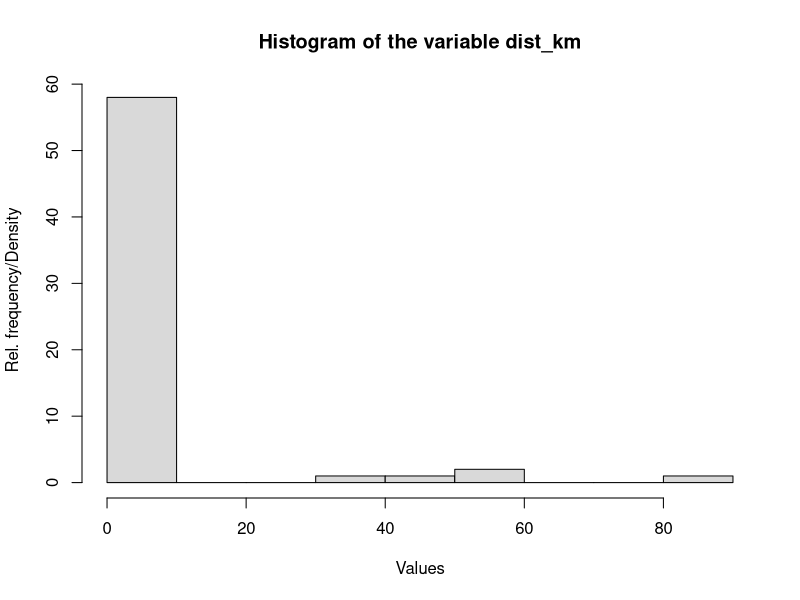
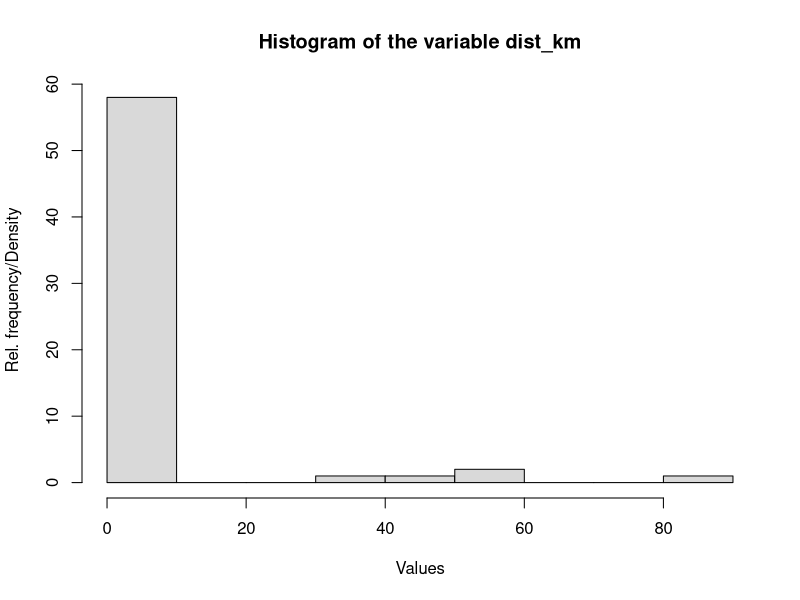
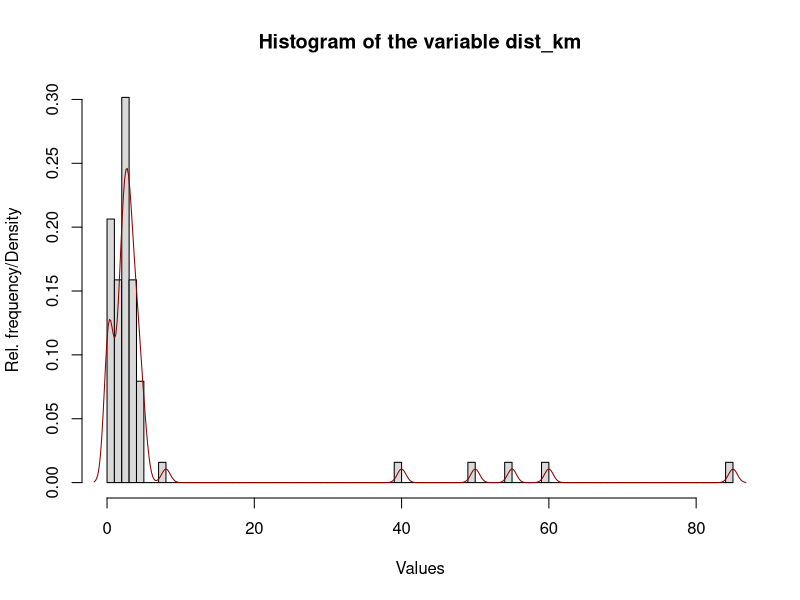
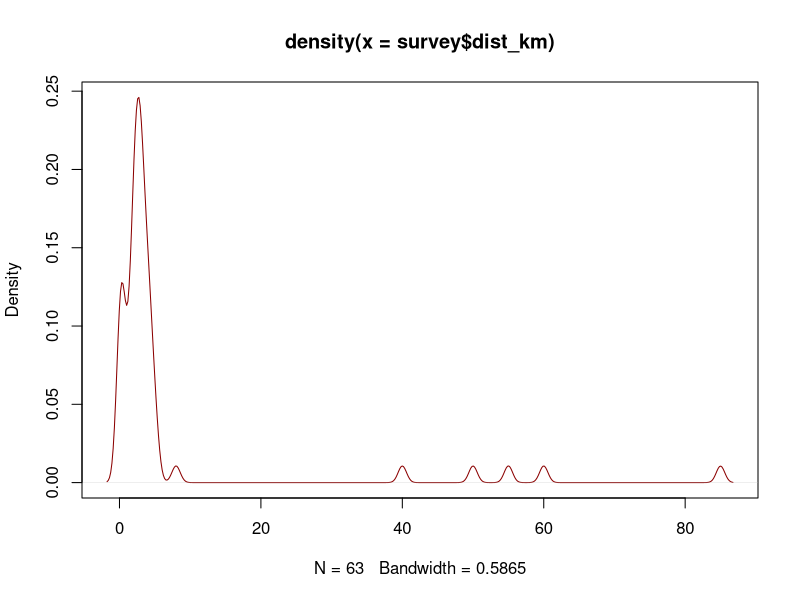

R code for these plots, in order:
# Statistics Tutorial - Day 5 - Walkthrough

# Created By: Prabesh Dhakal on 12.05.2019 
# Last Edited: 13.05.2019

#### Goals: #### 
#     (i)  Load a data from the local storage
#     (ii) Perform Chi-Square Test of Independence
#     (iii)  Perform a Shapiro-Wilk's Test of Normality


#### Section I ----------------------------------------------------------------

# Set your working directory
setwd("C:/Users/prabe/Google Drive/02_Work/05_Teaching/2019-Statistics Tutorial/Day 6  - Res")


#### 1. Read the data file ####
survey <- read.csv('Survey_Chi-Sq_data.csv', encoding = 'utf-8')
colnames(survey) <- c('tutor', 'mood', 'dist_km')

# Check out the data
head(survey) # check the first 5 rows
str(survey) # check the structure
summary(survey) # perform summary statistics on the data frame


#### 2. Chi-Square Test for Independence ####
# H0 : The two variables are (stochastically) independent
# H1 : The two variables are related

# 2.1 Create a contingency table
contingency_table <- table(survey$tutor, survey$mood)
View(contingency_table) # Check how the cont. table looks like

# 2.2 Calculate X2 statistic
chisq.test(contingency_table) 
# the p-value smaller than 0.05 : we reject the H0
# ==> the two variables are related

# 2.3 R does all the work for you:
# you could skip 2.1 and 2.2 altogether (saves time and effort)
chisq.test(survey$tutor, survey$mood)


#### 3. Shapiro-Wilk's Test of Normality ####
# Only applies to data set with observation between 3 and 5000

# In Shapiro-Wilk's Test:
# H0 :  the population is normally distributed
# H1 :  the population is not normally distributed

shapiro.test(survey$dist_km)
# The p-value is (a lot) smaller than 0.05 : we reject the H0
# ==> the population is not normally distributed


# CAUTION!! THIS TEST IS NOT ROBUST FOR DATA SMALLER THAN ~ 20 and BIGGER THAN ~80
# ANOTHER APPROACH, SEE BELOW:

hist(survey$dist_km,
     col = 'gray85',
     main = 'Histogram of the variable dist_km',
     xlab = 'Values',
     ylab = 'Rel. frequency/Density')

hist(survey$dist_km,
     col = 'gray85',
     main = 'Histogram of the variable dist_km',
     xlab = 'Values',
     ylab = 'Rel. frequency/Density')





##### Misc. ####
# Density plot overlapped onto a histogram
hist(survey$dist_km, 
     breaks = 100,
     freq = FALSE,
     col = 'gray85',
     main = 'Histogram of the variable dist_km',
     xlab = 'Values',
     ylab = 'Rel. frequency/Density')
lines(density(survey$dist_km), col = 'darkred', cex = 4)

plot(density(survey$dist_km), col = 'darkred', cex = 2)
